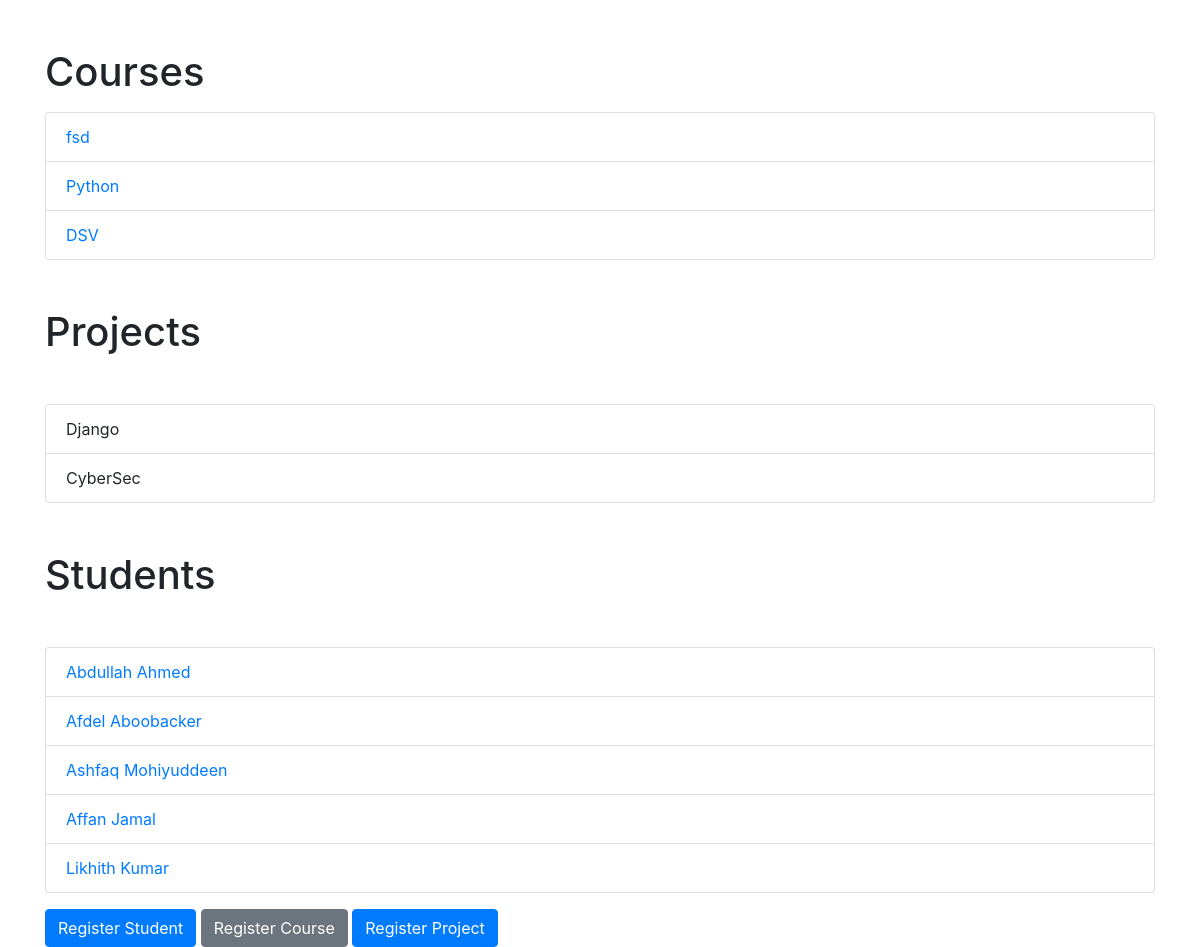
The app's page /index/ with its own data.
### student_course_registration_app/models.py (models this page shows, shortened)
class Course(models.Model):
    name = models.CharField(max_length=255)
    description = models.TextField(blank=True, null=True)

class Project(models.Model):
    topic = models.CharField(max_length=100, default='') # Added default value for topic
    languages_used = models.CharField(max_length=100, default='')
    duration = models.CharField(max_length=100,default='')

class Student(models.Model):
    first_name = models.CharField(max_length=255, default='')
    last_name = models.CharField(max_length=255, default='')
    email = models.EmailField(unique=True, default='')
    courses = models.ManyToManyField(Course, related_name='students', blank=True)
    projects = models.ManyToManyField(Project, blank=True)

### student_course_registration_app/views.py (the view)
# urls.py: path('index/', views.index, name='index'),
def index(request):
    courses = Course.objects.all()
    projects = Project.objects.all()
    students = Student.objects.all()
    return render(request, 'student_course_registration_app/index.html', { 'courses': courses,'projects': projects,'students':students})

### student_course_registration_app/templates/student_course_registration_app/index.html
{% extends 'base.html' %}
{% block content %}
<div class="container mt-3">
    <h1 class="mt-5">Courses</h1>
    <ul class="list-group mt-3">
        {% for course in courses %}
        <li class="list-group-item"><a href="{% url 'student_list' course.id %}">{{ course.name}}</a></li>
        {% endfor %}
    </ul>
    <h1 class="mt-5 my-5">Projects</h1>
    <ul class="list-group mt-3">
        {% for project in projects %}
        <li class="list-group-item">
            {{ project.topic }}
        </li>
        {% endfor %}
    </ul>
    <h1 class="mt-5 my-5">Students</h1>
    <ul class="list-group mt-3">
        {% for student in students %}
        <li class="list-group-item">
            <a href="{% url 'student_detail' student.pk %}">{{ student.first_name }} {{ student.last_name }}</a>
        </li>
        {% endfor %}
    </ul>
    <a class="btn btn-primary mt-3" href="{% url 'register_student' %}">Register Student</a>
    <a class="btn btn-secondary mt-3" href="{% url 'register_course' %}">Register Course</a>
    <a class="btn btn-primary mt-3" href="{% url 'register_project' %}">Register Project</a>
</div>
{% endblock %}

### records on screen
Course: name "fsd"
Course: name "Python"
Course: name "DSV"
Project: topic "Django"
Project: topic "CyberSec"
Student: first_name "Abdullah", last_name "Ahmed"
Student: first_name "Afdel", last_name "Aboobacker"
Student: first_name "Ashfaq", last_name "Mohiyuddeen"
Student: first_name "Affan", last_name "Jamal"
Student: first_name "Likhith", last_name "Kumar"
